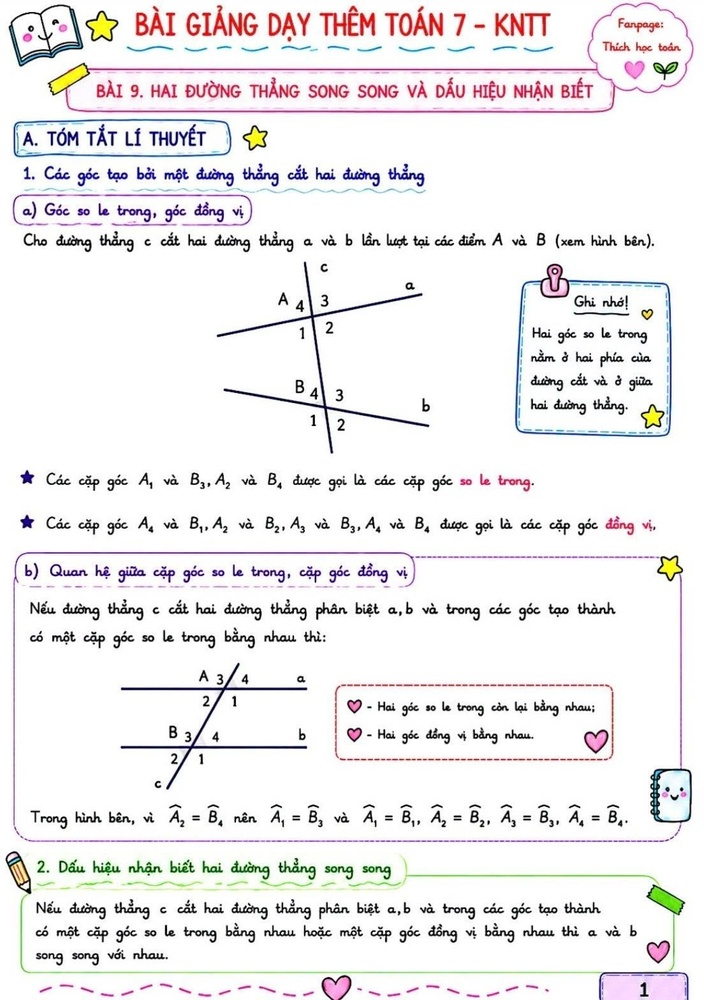
#> input picture content/image/toan7/2duongthangsongsong/2duongthangsongsong_1.jpg, 704 x 1000 px, shrunk from 1104 x 1568 before the run
$ python -i layout_detector.py   (imports and definitions only)
#> lines starting #> are read from the running program, lines starting #| are printed output that depends on the picture; after the words box and inside, x2 and y2 are one past the last pixel; in counts of white or black regions, pixels touching at a corner belong together
import cv2
import numpy as np

class LayoutDetector:
    def __init__(self, use_opencv: bool = True):
        # We don't need YOLO anymore, we use OpenCV morphological operations
        self.use_opencv = use_opencv
        print("Initializing OpenCV Layout Detector (Heuristic based)...")

    def detect(self, image_path: str) -> list:
        """
        Detects text blocks in the image using OpenCV contours.
        Returns a list of dicts: {"bbox": [x1, y1, x2, y2], "confidence": conf, "class": cls}
        [x1, y1, x2, y2] are normalized coordinates (0 to 1).
        """
        img = cv2.imread(image_path)
#> img is the input picture: shape (1000, 704, 3); mean B, G, R 237.8, 236.8, 238.9
        if img is None:
            return []

        orig_h, orig_w = img.shape[:2]

        # 1. Convert to grayscale
        gray = cv2.cvtColor(img, cv2.COLOR_BGR2GRAY)
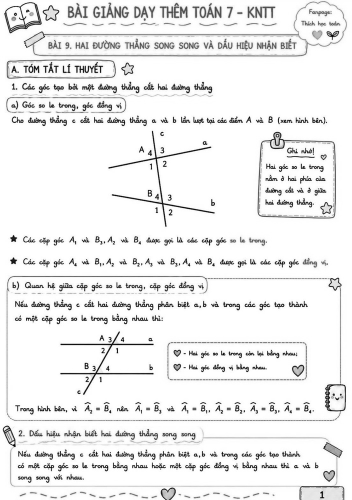
#> gray: shape (1000, 704) (shown at 1/2 size); min 0, max 255, mean 237.5

        # 2. Binarize image (Inverse binary so text is white, background is black)
        # Using Otsu's thresholding
        _, binary = cv2.threshold(gray, 0, 255, cv2.THRESH_BINARY_INV + cv2.THRESH_OTSU)
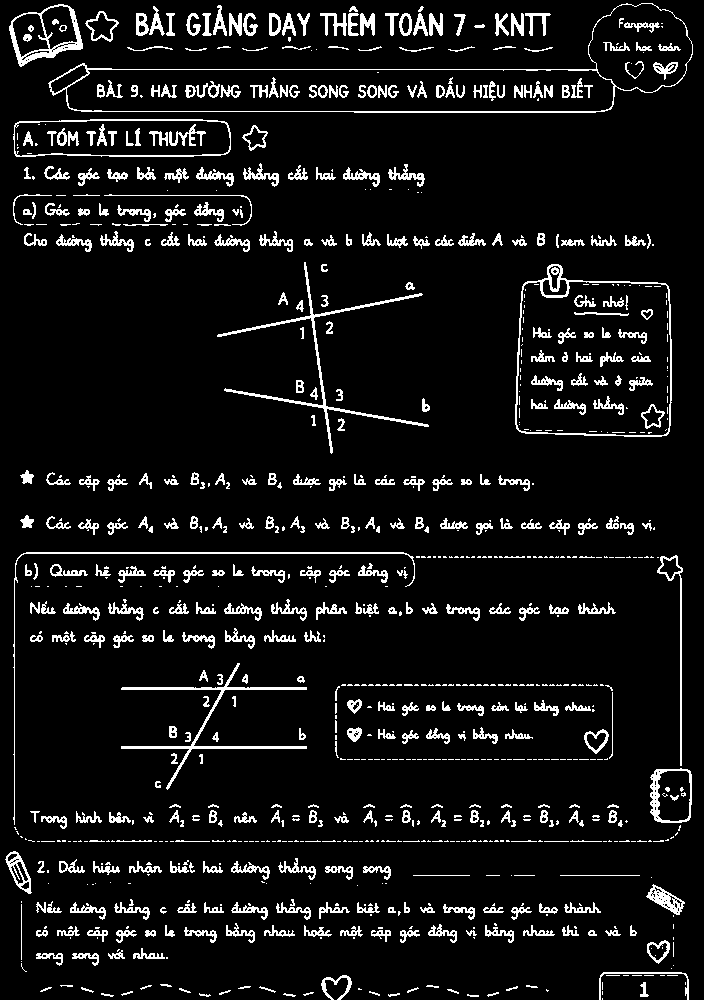
#> binary: shape (1000, 704); 7.8% white in thin lines or dots

        # 3. Morphological operations to group text into blocks
        # We dilate horizontally to group words into lines, and vertically to group lines into paragraphs
        kernel_w = int(orig_w * 0.05) # ~5% of width
        kernel_h = int(orig_h * 0.015) # ~1.5% of height
        kernel = cv2.getStructuringElement(cv2.MORPH_RECT, (kernel_w, kernel_h))

        dilated = cv2.dilate(binary, kernel, iterations=1)
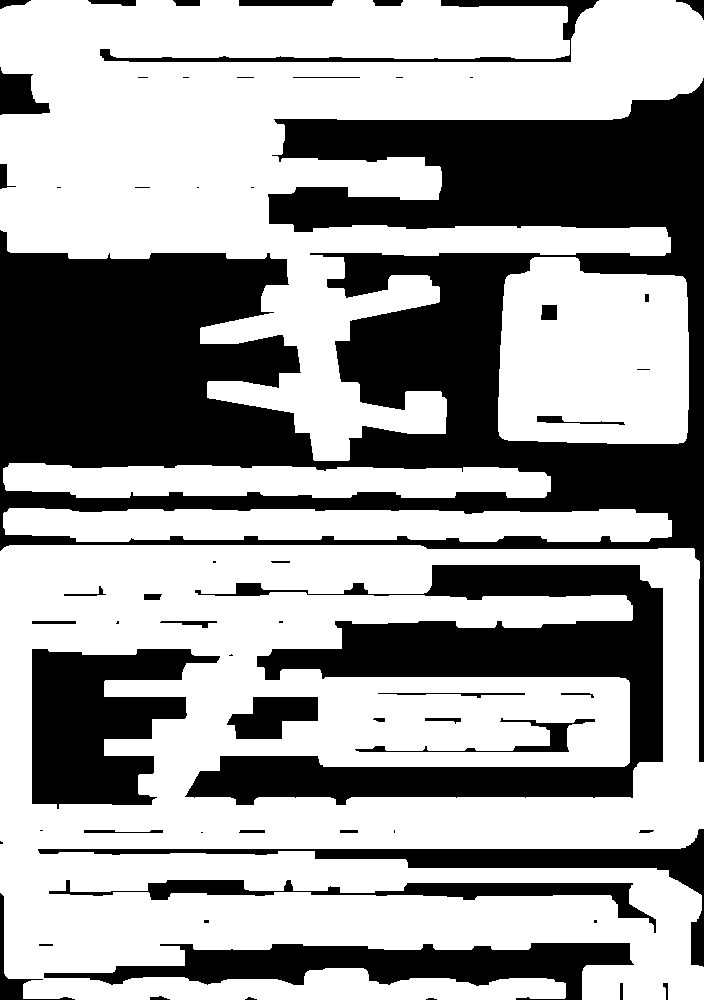
#> dilated: shape (1000, 704); 61.9% white; 61 black regions (21 under 20 px)

        # 4. Find contours
        contours, _ = cv2.findContours(dilated, cv2.RETR_EXTERNAL, cv2.CHAIN_APPROX_SIMPLE)
#> contours = 5 contours; box (x1, y1, x2, y2) and area: (0, 545, 704, 1000) 289996, (0, 0, 704, 461) 148392, (498, 257, 689, 444) 32117, (3, 508, 672, 542) 18676, (3, 463, 551, 498) 14784

        bboxes = []
        for cnt in contours:
            x, y, w, h = cv2.boundingRect(cnt)

            # Filter out very small noise (e.g., less than 2% of image width or height)
            if w < orig_w * 0.02 or h < orig_h * 0.01:
                continue

            # Filter out giant boxes that might be page borders
            if w > orig_w * 0.95 and h > orig_h * 0.95:
                continue

            # Normalize coordinates
            x1 = x / orig_w
            y1 = y / orig_h
            x2 = (x + w) / orig_w
            y2 = (y + h) / orig_h

            # Add padding to avoid cutting off edge characters
            pad_x = 0.005
            pad_y = 0.005
            x1 = max(0.0, x1 - pad_x)
            y1 = max(0.0, y1 - pad_y)
            x2 = min(1.0, x2 + pad_x)
            y2 = min(1.0, y2 + pad_y)

            bboxes.append({
                "bbox": [x1, y1, x2, y2],
                "confidence": 1.0, # OpenCV contours don't have probability confidence
                "class": 0
            })
#> this loop made 5 passes
#> (x, y, w, h, x1, y1, x2, y2) on passes 1 to 5: (0, 545, 704, 455, 0, 0.54, 1, 1), (3, 508, 669, 34, 0, 0.503, 0.96, 0.547), (3, 463, 548, 35, 0, 0.458, 0.788, 0.503), (498, 257, 191, 187, 0.702, 0.252, 0.984, 0.449), (0, 0, 704, 461, 0, 0, 1, 0.466)
#> after the loop, bboxes = 5 items

        # Sort bounding boxes top-to-bottom, left-to-right
        bboxes.sort(key=lambda b: (b["bbox"][1], b["bbox"][0]))

        return bboxes

>>> result = LayoutDetector().detect('../../../content/image/toan7/2duongthangsongsong/2duongthangsongsong_1.jpg')
#> result = 5 items

$ run again, on content/image/toan7/2duongthangsongsong/2duongthangsongsong_10.jpg
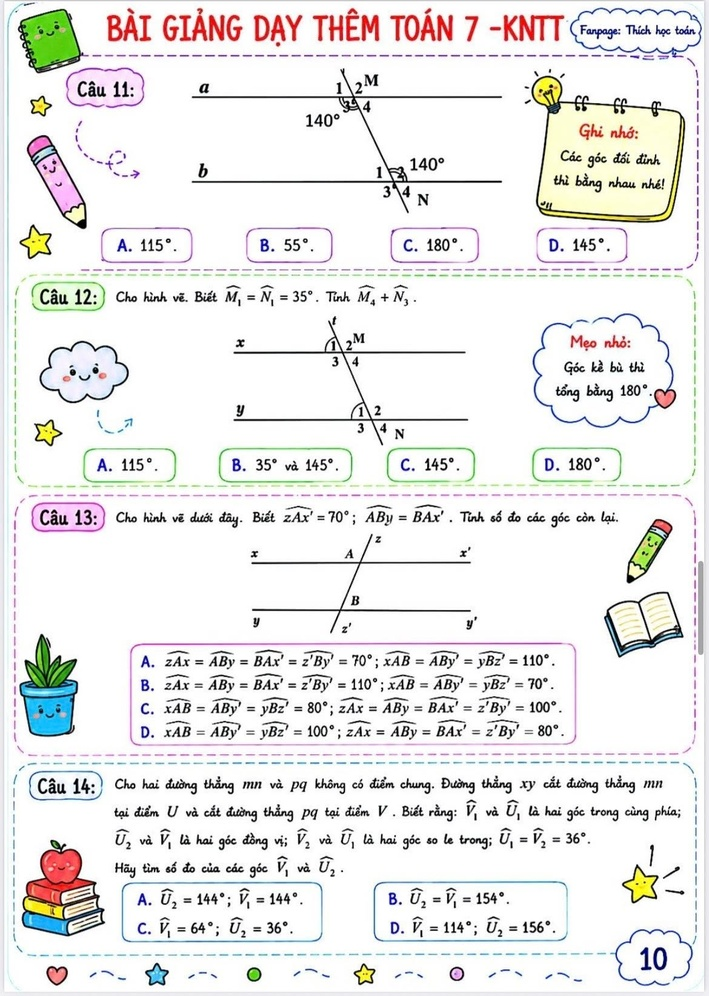
#> input picture content/image/toan7/2duongthangsongsong/2duongthangsongsong_10.jpg, 709 x 996 px, shrunk from 1170 x 1644 before the run
#> in detect, img is the input picture: shape (996, 709, 3); mean B, G, R 233.3, 234.5, 235.2
#> in detect, `_, binary = cv2.threshold(gray, 0, 255, cv2.THRESH_BINARY_INV + cv2.TH..`:
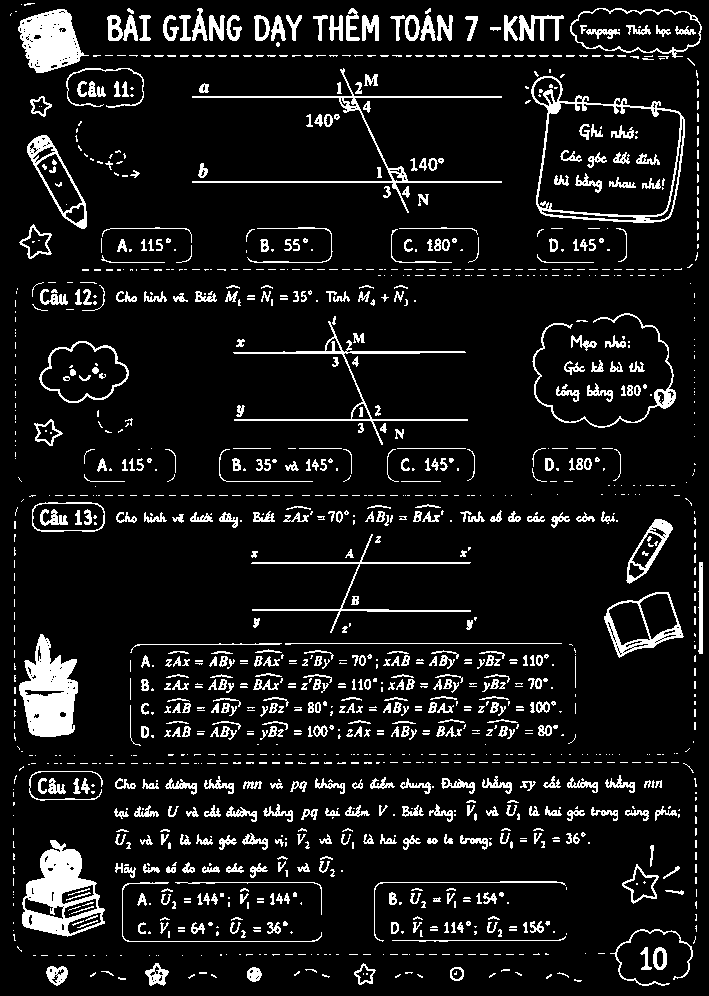
#> binary: shape (996, 709); 9.4% white; 1398 white regions (872 under 20 px), largest, box (x1, y1, x2, y2) and area: (19, 634, 78, 737) 3780, (22, 840, 105, 937) 3713, (18, 9, 89, 73) 2814
#> in detect, `dilated = cv2.dilate(binary, kernel, iterations=1)`:
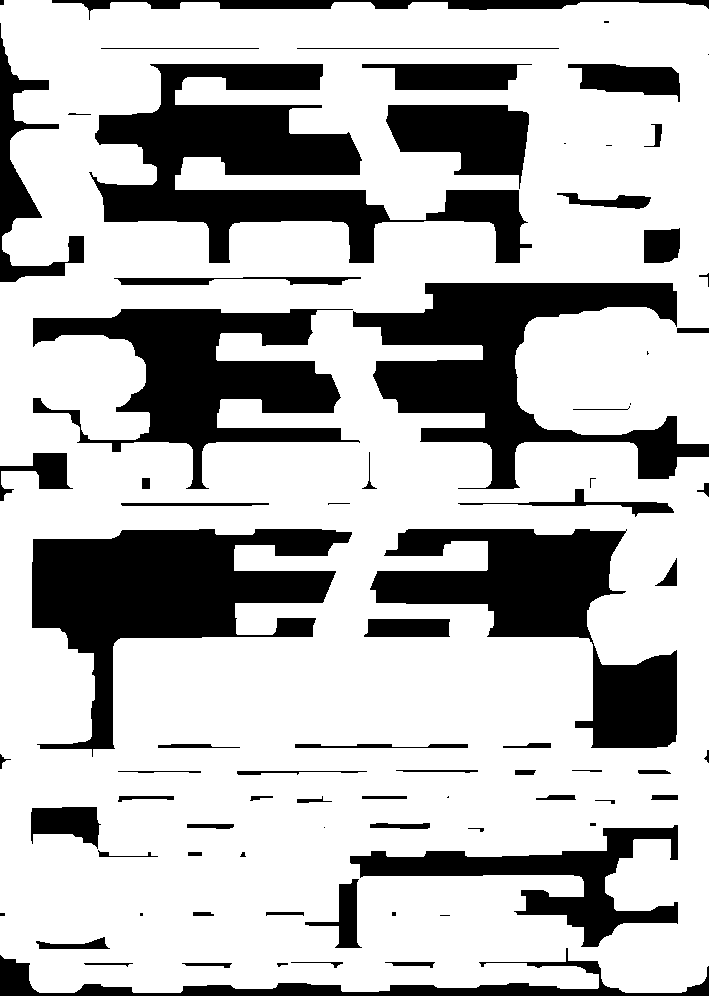
#> dilated: shape (996, 709); 72.3% white; 80 black regions (14 under 20 px)
#> contours = 1 contour; box (x1, y1, x2, y2) and area: (0, 0, 709, 993) 658184
#> the loop in detect, `for cnt in contours:` made 1 pass
#> after the loop in detect, `for cnt in contours:`: bboxes = []

$ run again, on content/image/toan7/2duongthangsongsong/2duongthangsongsong_11.jpg
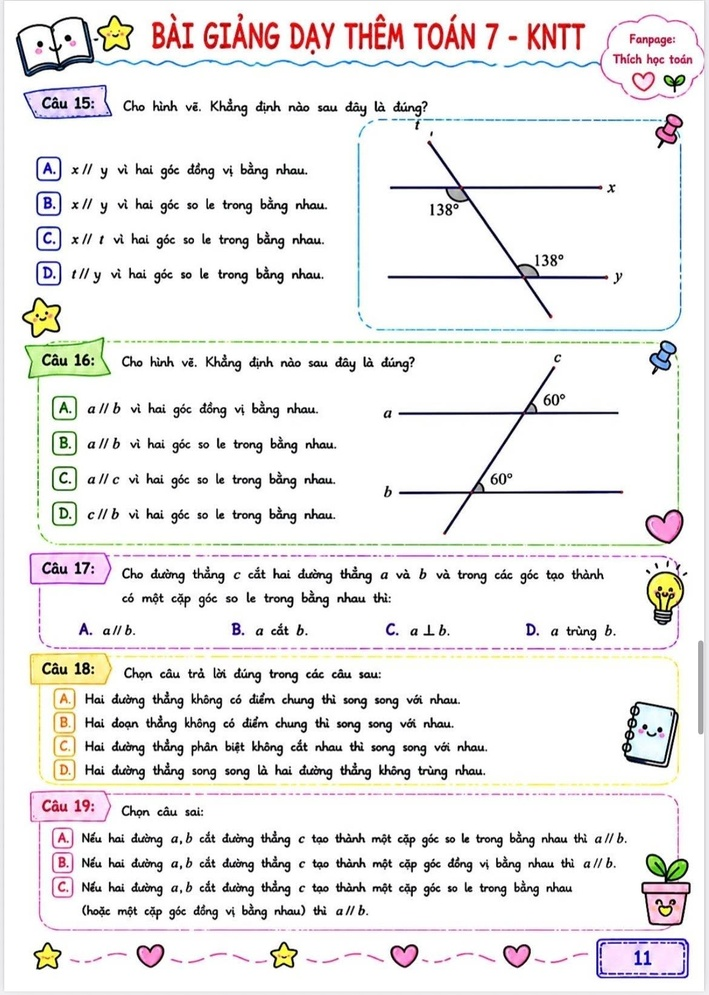
#> input picture content/image/toan7/2duongthangsongsong/2duongthangsongsong_11.jpg, 709 x 995 px, shrunk from 1170 x 1642 before the run
#> in detect, img is the input picture: shape (995, 709, 3); mean B, G, R 234.9, 235.4, 237.2
#> in detect, `_, binary = cv2.threshold(gray, 0, 255, cv2.THRESH_BINARY_INV + cv2.TH..`:
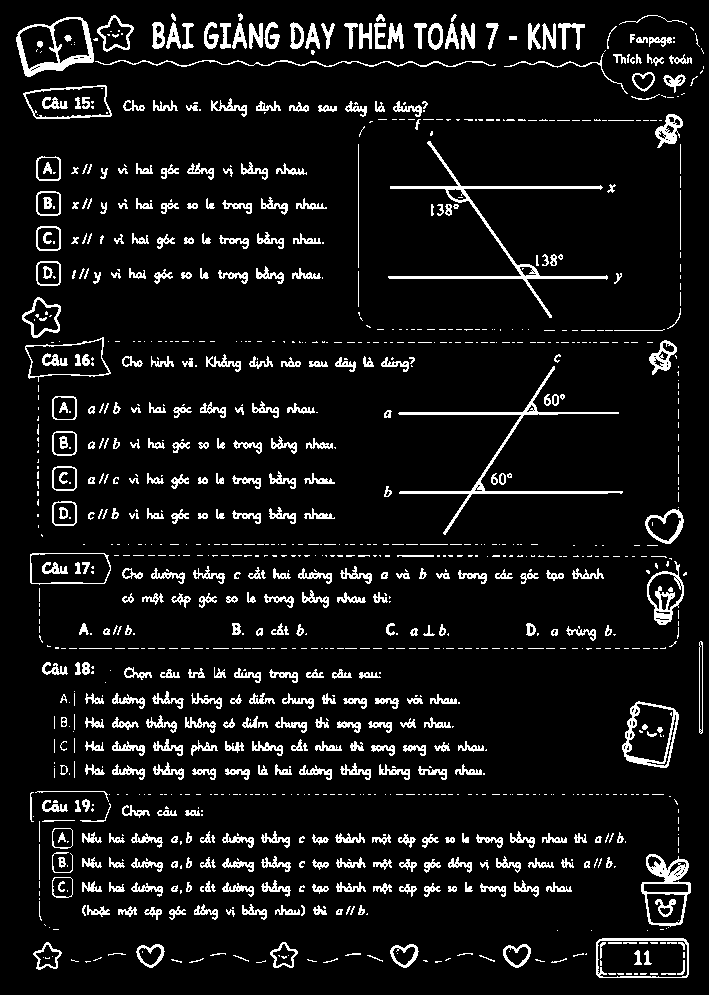
#> binary: shape (995, 709); 8.1% white in thin lines or dots
#> in detect, `dilated = cv2.dilate(binary, kernel, iterations=1)`:
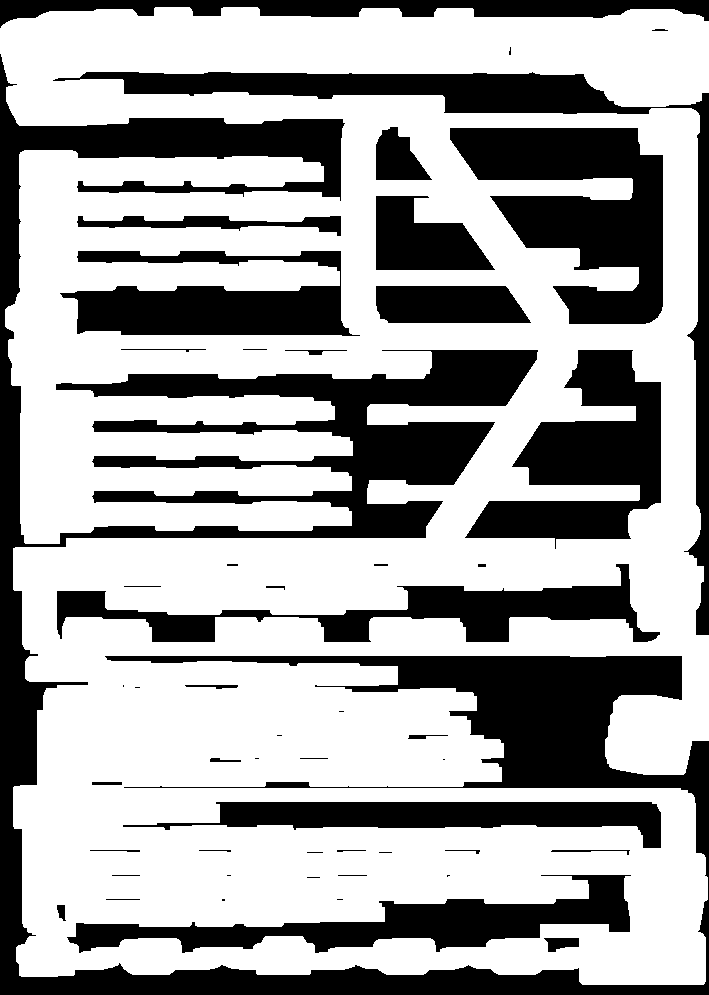
#> dilated: shape (995, 709); 63.9% white; 51 black regions (14 under 20 px)
#> contours = 1 contour; box (x1, y1, x2, y2) and area: (0, 7, 709, 985) 559758
#> the loop in detect, `for cnt in contours:` made 1 pass
#> (x, y, w, h) on pass 1: (0, 7, 709, 978)
#> after the loop in detect, `for cnt in contours:`: bboxes = []
